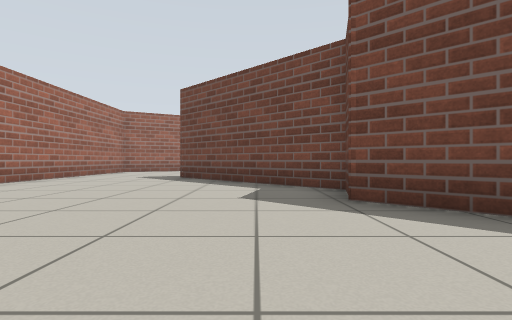
View 1 (above)

19 first-person views from a walk through a robot-simulator world made for Gazebo. The camera is 0.5 m above the floor, looks level and sees 80° across. The floor is counted in squares, 1 m on a side. Each view is taken from the middle of a square. On the plan, view 1 faces up. The plan holds only what a view shows up to about 9 squares ahead; the rest is blank.

View 2
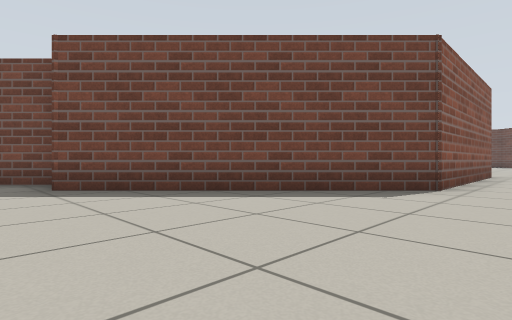

View 3
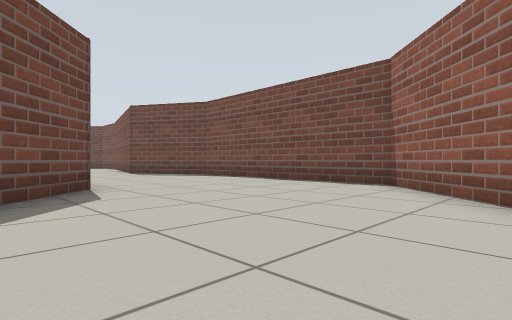

View 4
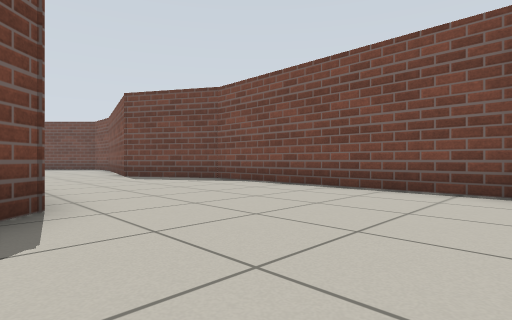

View 5
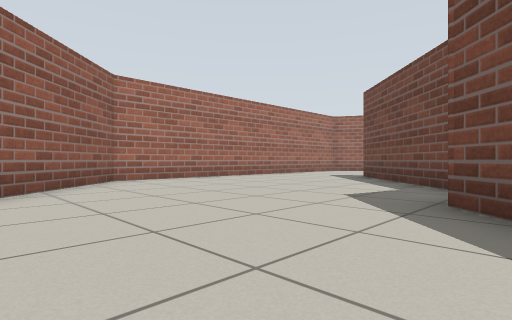

View 6
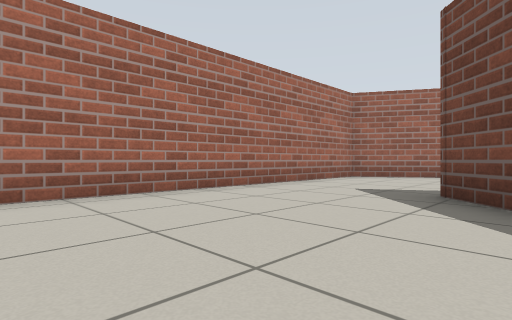

View 7
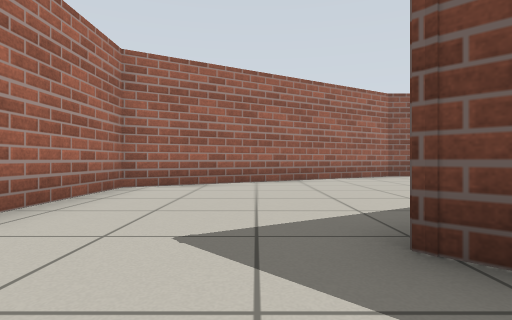

View 8
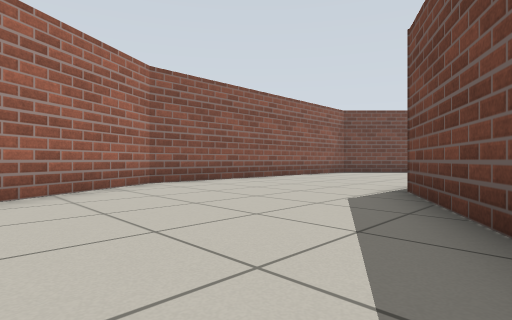

View 9
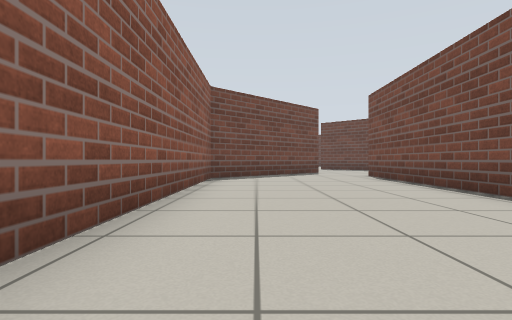

View 10
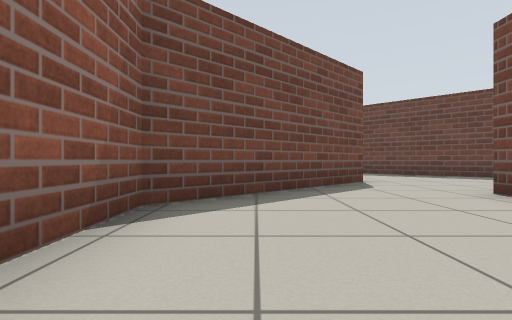

View 11
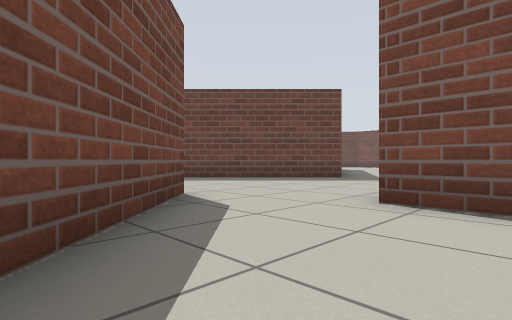

View 12
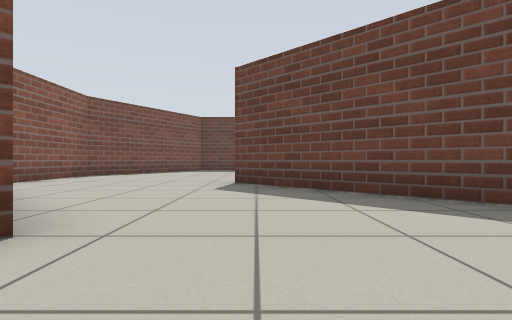

View 13
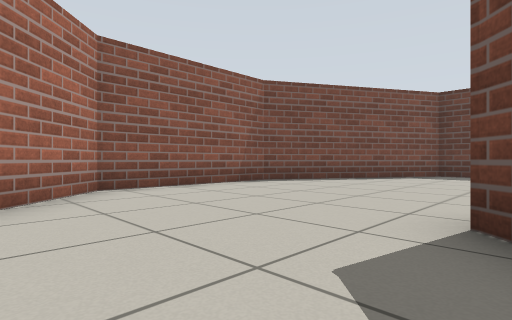

View 14
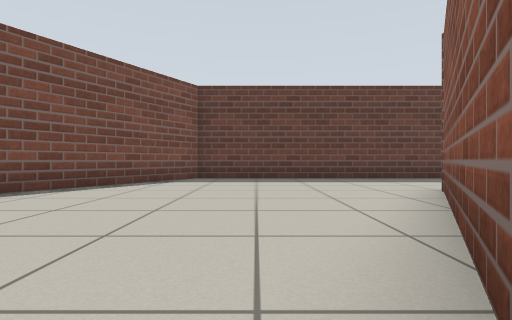

View 15
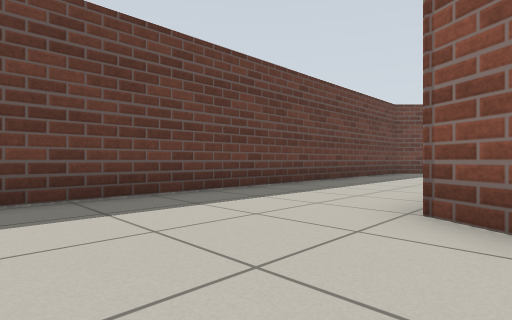

View 16
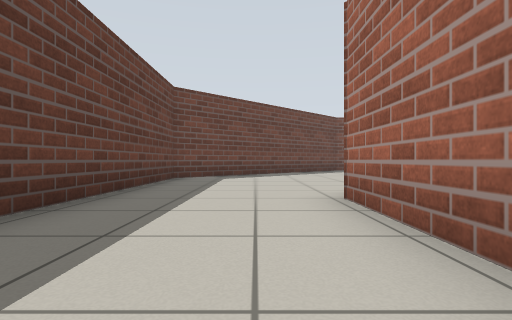

View 17
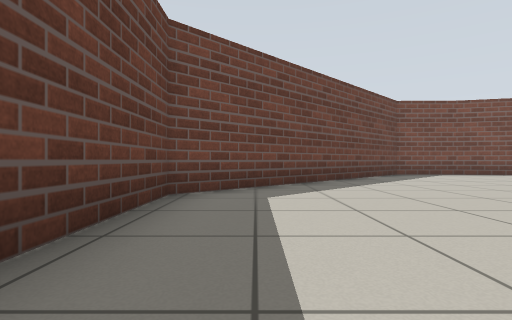

View 18
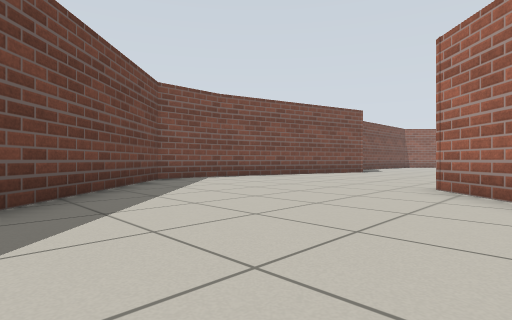

View 19
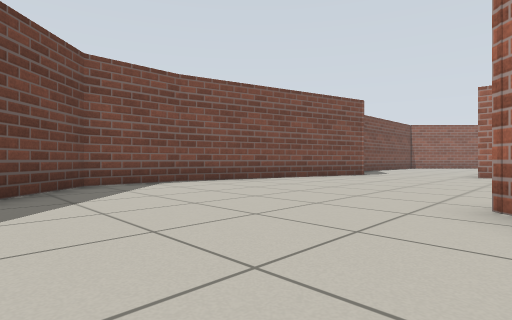

### Floor plan
Points are (right, up) in squares from view 1. A wall is a line through its corners. A room is listed if a view was taken in it or the views show most of it. See-through windows are left out.
Room 1 (views 1, 2, 3, 4, 5, 6, 7, 8, 9, 10, 11, 12, 13, 14, 15, 16, 17, 18, 19)
walls: (13.4, 7.2) (17.6, 11.4) (21.9, 9); (10.8, -0.6) (5.5, -0.6) (1.1, 3.9); (13, 12.6) (9.3, 16.2) (1, 16.2) (-5.4, 12.5) (-5.4, 2.7) (-3.1, 0.4); (5, 11.6) (10.5, 11.5); (18.4, 1.6) (17.2, 0.5); (1.3, 4.3) (1.5, 5) (-2.2, 8.7); (13.5, -4.3) (17.3, -5.3); (21.8, 7.8) (21.8, 5.1); (0.5, 10.2) (3, 11.6); (17.2, -5.3) (19.2, -5.3) (25.2, 0.7) (25.2, 13.6) (20.5, 16.3) (16.7, 16.3) (15.3, 14.9); (0.3, -3.1) (2.4, -5.1) (8.6, -5.2) (10.8, -3.9)

Positions as (right, up) in squares from view 1, and headings:
1: (0, 0), facing up
2: (0, -2), facing up-right
3: (0, 1), facing down-right
4: (2, 0), facing down-right
5: (2, 0), facing up-left
6: (-1, 4), facing up-left
7: (-3, 7), facing up
8: (-2, 10), facing up-right
9: (1, 15), facing right
10: (6, 15), facing right
11: (9, 15), facing down-right
12: (11, 11), facing right
13: (15, 11), facing up-right
14: (17, 12), facing right
15: (21, 12), facing down-right
16: (23, 9), facing down
17: (24, 5), facing down
18: (23, 2), facing down-left
19: (21, 1), facing down-left
